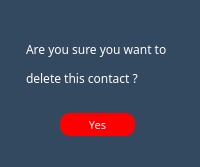
<?xml version="1.0" encoding="UTF-8"?>
<ui version="4.0">
 <class>Dialog</class>
 <widget class="QDialog" name="Dialog">
  <property name="geometry">
   <rect>
    <x>0</x>
    <y>0</y>
    <width>200</width>
    <height>167</height>
   </rect>
  </property>
  <property name="windowTitle">
   <string>Delete Contact</string>
  </property>
  <property name="styleSheet">
   <string notr="true">background-color: #33495f;</string>
  </property>
  <widget class="QLabel" name="label">
   <property name="geometry">
    <rect>
     <x>26</x>
     <y>19</y>
     <width>151</width>
     <height>91</height>
    </rect>
   </property>
   <property name="font">
    <font>
     <family>Montserrat</family>
     <pointsize>9</pointsize>
    </font>
   </property>
   <property name="styleSheet">
    <string notr="true">qproperty-alignment: AlignCenter;
color: white;</string>
   </property>
   <property name="text">
    <string>&lt;html&gt;&lt;head/&gt;&lt;body&gt;&lt;p&gt;Are you sure you want to &lt;/p&gt;&lt;p&gt;delete this contact ?&lt;/p&gt;&lt;/body&gt;&lt;/html&gt;</string>
   </property>
  </widget>
  <widget class="QPushButton" name="pushButton">
   <property name="geometry">
    <rect>
     <x>60</x>
     <y>113</y>
     <width>75</width>
     <height>23</height>
    </rect>
   </property>
   <property name="font">
    <font>
     <family>Montserrat</family>
     <pointsize>8</pointsize>
     <weight>50</weight>
     <italic>false</italic>
     <bold>false</bold>
    </font>
   </property>
   <property name="cursor">
    <cursorShape>PointingHandCursor</cursorShape>
   </property>
   <property name="styleSheet">
    <string notr="true">#pushButton
{
background-color: rgb(255, 0, 0);
border-radius: 10px;
font: 8pt &quot;Montserrat&quot;;
color: white;
}

#pushButton:hover
{
	background-color: rgb(255, 83, 83);
}</string>
   </property>
   <property name="text">
    <string>Yes</string>
   </property>
  </widget>
 </widget>
 <resources/>
 <connections/>
</ui>
